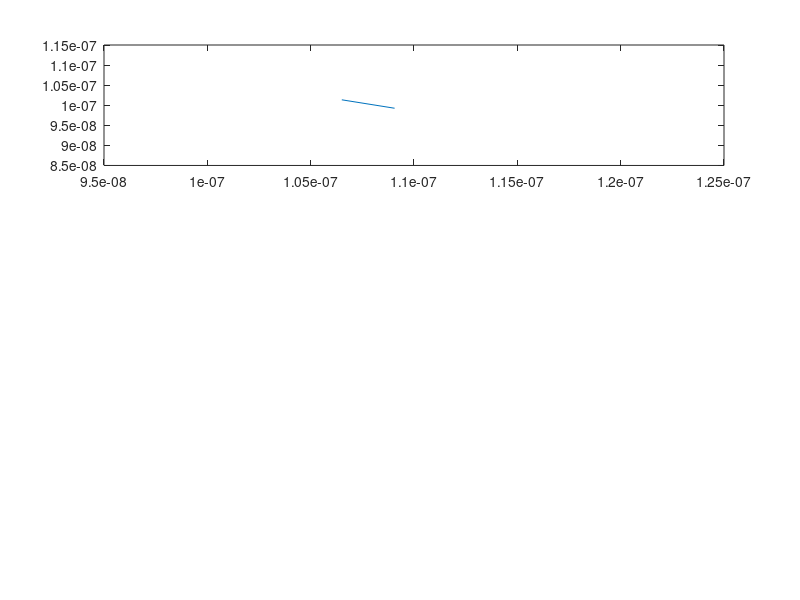

Write MATLAB code to recreate this figure. (Note: this script raises an error after producing the figure.)
%%Assignment 1 
% Jinseng Vanderkloot 101031534

clc
clear all
close all 

%Initial
m0 = 9.10938215e-31;            % electron mass
mn = 0.26*m0;                   % Effective mass
Temp = 300;                     % Inital Temp (K)
kb = 1.3806504e-23;             % Boltzmann constant
tmn = 0.2e-12;                  % Mean time between collision 

% Region Area 
wArea = 200e-9;
lArea = 100e-9;

%Thermal Velocity (Question 1.A) 
vt=sqrt((2*kb*Temp)/mn);        % Sim in 2D so (2*kb*Temp), 3D is (3*kb*Temp)

% Mean free path (Velocity * minimum time between collision) (Question 1.B)
meanFreePath = vt * tmn;

%Electron motion 
numElec = 1000;                 %Number of simulated Electrons 
numEPlot = 10;                  %Number of plotted Electrons 
dt = (lArea*wArea);             %Typically 1/100 of region size
stepsTot = 200;                 %Total amount of steps (1000 was a long simulation) 
tTot= stepsTot*dt;              %Total Simulation time 
x = zeros(1,numElec);           %Inital X matrix          
y = zeros(1,numElec);           %Inital y matrix  
vx = zeros(1,numElec);          %Inital velocity x matrix  
vy = zeros(1,numElec);          %Inital velocity y matrix
vtot = zeros(1,numElec);        %Inital velocity matrix
colors = rand(numElec,3);       %Color assignment for each electro
avgTemp=0;                      %Set average Temp to 0 

%Probability of Scatter 
Pscatter = 1-exp(-dt/tmn);      %Scatter Equation 
tScatter = zeros(1,numElec);

%Electron Graph 
for cnt = 1:numElec
    x(cnt)=rand()*wArea;
    y(cnt)=rand()*lArea;
    vx(cnt)=sqrt(vt^2)*randn();  % velocity * Gaussian dist   
    vy(cnt)=sqrt(vt^2)*randn();  % velocity * Gaussian dist 
    %Varience = sqrt(kT/m) - Do we use this? 
    vtot(cnt)= sqrt (vx(cnt)^2)+(vy(cnt)^2);
    %elec(cnt) = [x,y,vx,vy,vtot];
end

%Main Loop
t=0;
intCNT = 1; %Counter with time
while t < tTot
    t = t + dt; 
    
    %Store old position 
    oldx = x;
    oldy = y;
    
    %Update to new position 
    x(1:numElec) = x(1:numElec) + (vx(1:numElec).*dt);
    y(1:numElec) = y(1:numElec) + (vy(1:numElec).*dt);
    
    
    %Check each electron for scratter 
    for scat = 1:numElec
        if Pscatter > rand()
            vx(scat)=sqrt(vt^2 /2)*randn();  
            vy(scat)=sqrt(vt^2 /2)*randn();
            tScatter(scat)= 0; %If collision, time goes to 0
        else
            tScatter(scat)= tScatter(scat) + dt; %track time increaing while no collision
        end
    end 

    vtot(1:numElec)= sqrt ((vx(1:numElec).^2)+(vy(1:numElec).^2));
    
    %Apply boundary conditions 
    for check = 1:numElec
        %If top or bottom contact, bounce off in opposite direction
        if (y(check)<=0 || y(check)>=lArea)
            vy(check) = -vy(check);
        end
        %if left side of box, come out right side 
        if(x(check)<=0)
           x(check) = x(check) + wArea;
        end
        %if right side of box, come out left side
        if(x(check)>=wArea)
          x(check) = x(check) - wArea;
        end
    end 

    %Plot Boundary and map some electrons
    for Eplot = 1:numEPlot
        figure(1)
        subplot (3,1,1)
        %if the electron went out of sides and back on other side, do not
        %draw line
        if abs(oldx(Eplot)-x(Eplot))<(wArea/2)
            p = plot([oldx(Eplot),x(Eplot)],[oldy(Eplot),y(Eplot)]);
        end
        p.Color=colors(Eplot,:);
        axis([0,wArea,0,lArea]);
        title('Electron Model'), xlabel('Position (m)', 'FontSize', 10), ylabel('Position (m)', 'FontSize', 10);
        
        hold on;
    end 
    pause(0.01);
    
    %Calc Average Temp for all t and Plot 
    subplot (3,1,2)
    Time(:,intCNT) = t;
    allT = ((vtot(:).^2).*mn)./(2*kb); %since vector is 1D vtot, do not device by 2*kb
    avgTemp(:,intCNT) = mean(allT);
     
    plot(Time,avgTemp,"r");
    title('Averge Temp'),xlabel('Time (s)', 'FontSize', 10), ylabel('Temp (K)', 'FontSize', 10), ylim([250,600]); 
    hold on;
    intCNT = intCNT +1; 
    
    %Histogram of velocities over time 
    subplot(3,3,7)
    histogram([vtot(:)],30)
    title('Velocity Histgram'),xlabel('Velocity (m/s)', 'FontSize', 10), ylabel('Number of Particles', 'FontSize', 10);

    %Mean time between collision  
    Time(:,intCNT) = t;
    allScat(:,intCNT) = mean(tScatter(:));
    subplot(3,3,8)
    plot(Time,allScat,'r');
    title('Mean Time between Collision'),xlabel('Time (s)', 'FontSize', 10), ylabel('Time(s)', 'FontSize', 10);
    hold on;
   
    %Mean Free Path over time 
    Time(:,intCNT) = t;
    mfp(:,intCNT) = mean(tScatter(:))*mean(vtot(:));
    subplot(3,3,9)
    plot(Time,mfp,'r');
    title('Mean Free Path '),xlabel('Time (s)', 'FontSize', 10), ylabel('Time(s)', 'FontSize', 10);
    hold on;
    
end 


